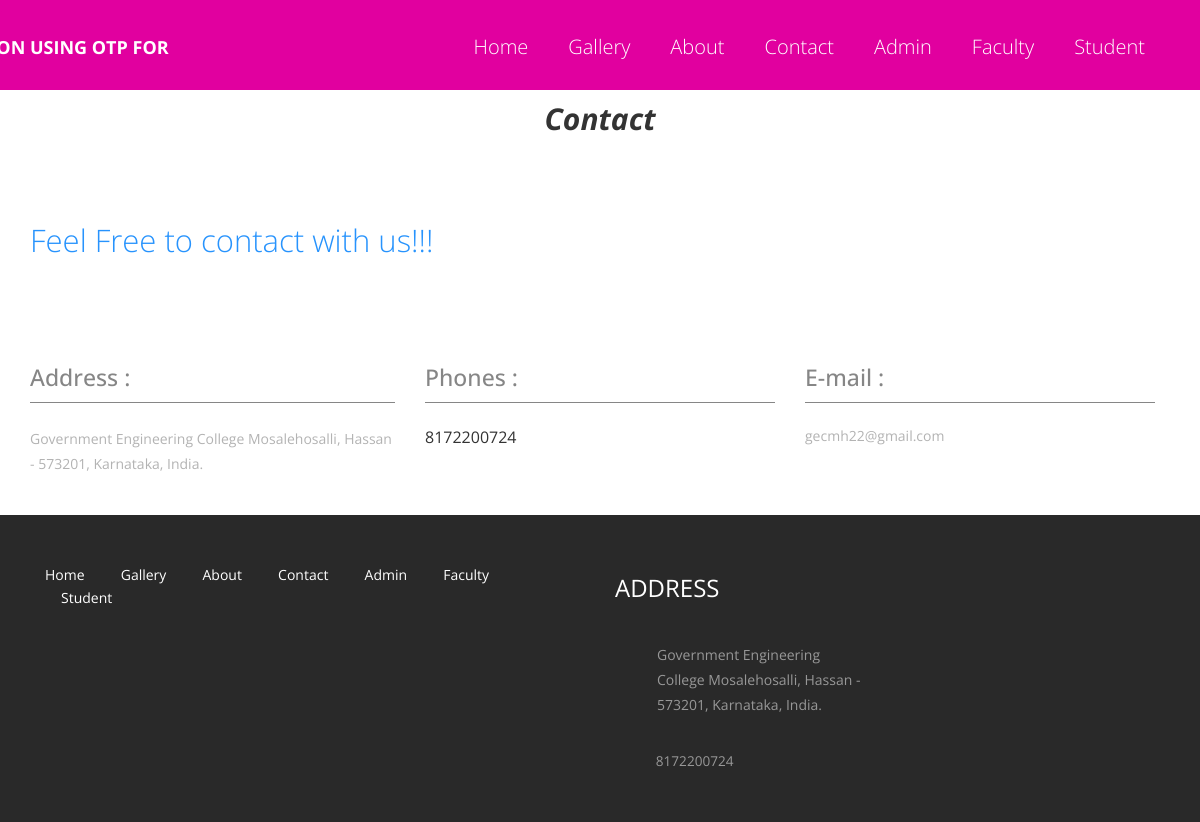
The page /contact.php on the database its author committed.
### tables this page shows
CREATE TABLE IF NOT EXISTS `tblpage` (
  `ID` int NOT NULL AUTO_INCREMENT,
  `PageType` varchar(200) DEFAULT NULL,
  `PageTitle` mediumtext,
  `PageDescription` mediumtext,
  `Email` varchar(200) DEFAULT NULL,
  `MobileNumber` bigint DEFAULT NULL,
  `UpdationDate` date DEFAULT NULL,
  PRIMARY KEY (`ID`)
);

### contact.php (the view, shortened to what this page needs)
<?php
include('includes/dbconnection.php');
?>
<!doctype html>
<html>
<head>
<link href="css/bootstrap.css" rel="stylesheet" type="text/css" media="all">
<link href="css/style.css" rel="stylesheet" type="text/css"/>
</head>
	<body>
		<?php include_once('includes/header.php');?>
<div class="container" style="text-align: center; font-style:italic;">
	<h2><b>Contact</b></h2>
	</div>
		<div class="contact">
			<div class="container">
				<div class="contact-info">
					<h3 class="c-text">Feel Free to contact with us!!!</h3>
				</div>
				<div class="contact-grids">
					<?php
$sql="SELECT * from tblpage where PageType='contactus'";
$query = $dbh -> prepare($sql);
$query->execute();
$results=$query->fetchAll(PDO::FETCH_OBJ);
$cnt=1;
if($query->rowCount() > 0)
{
foreach($results as $row)
{               ?>
					<div class="col-md-4 contact-grid-left">
						<h3>Address :</h3>
					<a href="https://www.google.com/maps/place/Government+Engineering+college+Mosalehosalli/@12.883897,76.166888,15z/data=!4m6!3m5!1s0x3ba541118b53bce3:0xfce268fbdd872cb!8m2!3d12.8838973!4d76.1668882!16s%2Fg%2F11n09w0jcq?hl=en">	<p><?php  echo htmlentities($row->PageDescription);?>
						</p></a>
					</div>
					<div class="col-md-4 contact-grid-middle">
						<h3>Phones :</h3>
						<p><?php  echo htmlentities($row->MobileNumber);?>
						</p>
					</div>
					<div class="col-md-4 contact-grid-right">
						<h3>E-mail :</h3>
						<a href="mailto:gechm22@gmail.com"><p><?php  echo htmlentities($row->Email);?>
						</p></a>
					</div>
					<div class="clearfix"> </div>
					<?php $cnt=$cnt+1;}} ?>
				</div>
			</div>
		</div>
<?php include_once('includes/footer.php');?>
	</body>
</html>

### includes/footer.php (shortened to what this page needs)
<div class="footer">
    <div class="container">
      <div class="col-md-6 footer-left">
        <ul>
          <li><a href="index.php">Home</a></li>
          <li><a href="gallery.php">Gallery</a></li>
          <li><a href="about.php">About</a></li>
          <li><a href="contact.php">Contact</a></li>
          <li><a href="admin/login.php">Admin</a></li>
          <li><a href="faculty/login.php">Faculty</a></li>
          <li><a href="user/login.php">Student</a></li>
        </ul>
      </div>
      <div class="col-md-3 footer-middle">
        <?php
$sql="SELECT * from tblpage where PageType='contactus'";
$query = $dbh -> prepare($sql);
$query->execute();
$results=$query->fetchAll(PDO::FETCH_OBJ);
$cnt=1;
if($query->rowCount() > 0)
{
foreach($results as $row)
{               ?>
        <h3>Address</h3>
        <div class="address">
        <a href="https://www.google.com/maps/place/Government+Engineering+college+Mosalehosalli/@12.883897,76.166888,15z/data=!4m6!3m5!1s0x3ba541118b53bce3:0xfce268fbdd872cb!8m2!3d12.8838973!4d76.1668882!16s%2Fg%2F11n09w0jcq?hl=en">  <p ><?php  echo htmlentities($row->PageDescription);?>
          </p></a>
        </div>
        <div class="phone">
          <p><?php  echo htmlentities($row->MobileNumber);?></p>
        </div>
      <?php $cnt=$cnt+1;}} ?></div>
      <div class="clearfix"> </div>
    </div>
  </div>

### css/style.css (style rules this page uses)
html, body { font-family: 'Open Sans', sans-serif; font-size: 100%; background: #FFf; }
body a { transition:0.5s all; -webkit-transition:0.5s all; -moz-transition:0.5s all; -o-transition:0.5s all; -ms-transition:0.5s all; }
h1,h2,h3,h4,h5,h6 { margin:0; }
p { margin:0; font-family: 'Open Sans', sans-serif; }
ul { margin:0; padding:0; }
.footer { padding:3em 0; background:#292929; }
.footer-left ul { padding:0; margin:0; }
.footer-left ul li { display:inline-block; margin:0 1em; }
.footer-left ul li:nth-child(1) { margin-left:0; }
.footer-left ul li a { color:#FFF; font-size:14px; }
.footer-middle h3 { color: #FFFFFF; font-size: 1.5em; font-weight: 400; margin: 0; text-transform: uppercase; }
.address p { color: #989898; font-size: 14px; line-height: 1.8em; padding-left: 3em; margin: 2em 0 0 0; background: url(../images/location.png) no-repeat 0px 5px; }
.phone { margin-top:2em; }
.phone p { color: #989898; font-size: .85em; line-height: 1.8em; padding-left: 3em; margin: 2em 0 0 0; background: url(../images/phone.png) no-repeat 0px 0px; }
.grid_5 h1, h2, h3, h4, h5, h6 { padding: 12px 0; }
.contact { padding:2em 0; }
.contact-info h3.c-text { font-size: 31px; margin: 0; font-weight: 100; padding-bottom: .5em; text-align: left; color: #2793FD; }
.contact-grids { margin-top: 5em; }
.contact-grid-left h3 { font-size: 23px; margin: 0 0 1em 0; color: #868686; padding-bottom: .5em; border-bottom: 1px solid #868686; }
.col-md-4.contact-grid-left { padding-left: 0; }
.contact-grid-left p { font-size: 14px; margin: 0.5em 0; color: #B3B3B3; line-height: 1.8em; }
.contact-grid-middle h3 { font-size: 23px; margin: 0 0 1em 0; color: #868686; padding-bottom: .5em; border-bottom: 1px solid #868686; }
.contact-grid-right h3 { font-size: 23px; margin: 0 0 1em 0; color: #868686; padding-bottom: .5em; border-bottom: 1px solid #868686; }
.contact-grid-right a { font-size: 14px; margin: 0; color: #B3B3B3; }
.contact-info { margin-top: 2em; }

### rows shown on the page
tblpage: PageDescription "Government Engineering College Mosalehosalli, Hassan - 573201, Karnataka, India.", MobileNumber "8172200724", Email "gecmh22@gmail.com"
